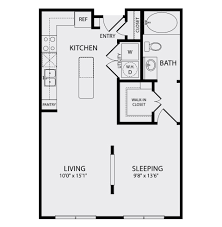
#> input picture Client/data/floorplans/placeholder5.png, 222 x 227 px, given in place of the camera
$ python backgroundRemoval.py
#> lines starting #> are read from the running program, lines starting #| are printed output that depends on the picture; after the words box and inside, x2 and y2 are one past the last pixel; in counts of white or black regions, pixels touching at a corner belong together
import cv2
import numpy as np
import easygui

#shows image and hold window open
def showImage(title, image, hold):
    cv2.imshow(title, image)

    if hold == 1:
        cv2.waitKey(0)
    else:
        return

# file = easygui.fileopenbox()
feed = cv2.VideoCapture(0)

#background = None
clahe = cv2.createCLAHE(clipLimit=2.0, tileGridSize=(5,5))
mog = cv2.bgsegm.createBackgroundSubtractorMOG()
mog2 = cv2.createBackgroundSubtractorMOG2()
gmg = cv2.bgsegm.createBackgroundSubtractorGMG()
structEl1 = cv2.getStructuringElement(cv2.MORPH_ELLIPSE, (3,3))
structEl2 = cv2.getStructuringElement(cv2.MORPH_RECT, (30,30))


while feed.isOpened():
    check, frame = feed.read()
#> frame is the input picture: shape (227, 222, 3); mean B, G, R 228.8, 227.7, 227.7

    if check:
        # [29 lines of commented-out code are left out]

        orig1 = frame.copy()
        orig2 = frame.copy()
        orig3 = frame.copy()

        # frame = cv2.cvtColor(frame, cv2.COLOR_BGR2GRAY)
        # frame = cv2.GaussianBlur(frame, (19, 19), 0)
        # # frame = clahe.apply(frame)

        mask1 = mog.apply(frame)
#> mask1: shape (227, 222); every value is 0
        mask2 = mog2.apply(frame)
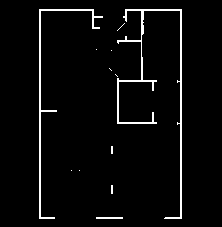
#> mask2: shape (227, 222); values 127 (black) and 255 (white), 3.6% white in thin lines or dots, all inside (x1, y1, x2, y2) = (39, 9, 182, 219)
        mask3 = gmg.apply(frame)

        mask1 = cv2.morphologyEx(mask1, cv2.MORPH_OPEN, structEl1)
        mask2 = cv2.morphologyEx(mask2, cv2.MORPH_OPEN, structEl1)
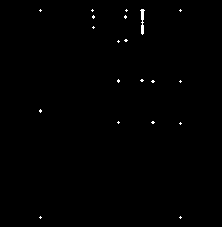
#> mask2: shape (227, 222); values 127 (black) and 255 (white), 0.38% white in thin lines or dots, all inside (x1, y1, x2, y2) = (39, 9, 182, 219)
        mask3 = cv2.morphologyEx(mask3, cv2.MORPH_OPEN, structEl1)

        mask1 = cv2.morphologyEx(mask1, cv2.MORPH_GRADIENT, structEl1)
        mask2 = cv2.morphologyEx(mask2, cv2.MORPH_GRADIENT, structEl1)
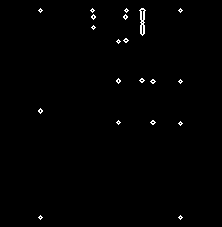
#> mask2: shape (227, 222); values 0 (black) and 128 (white), 0.72% white in thin lines or dots, all inside (x1, y1, x2, y2) = (38, 8, 183, 220)
        mask3 = cv2.morphologyEx(mask3, cv2.MORPH_GRADIENT, structEl1)

        mask1 = cv2.morphologyEx(mask1, cv2.MORPH_CLOSE, structEl2)
        mask2 = cv2.morphologyEx(mask2, cv2.MORPH_CLOSE, structEl2)
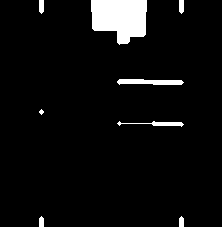
#> mask2: shape (227, 222); values 0 (black) and 128 (white), 5.3% white; 8 white regions (1 under 20 px)
        mask3 = cv2.morphologyEx(mask3, cv2.MORPH_CLOSE, structEl2)


        h, w, c = np.shape(orig1)
#> h = 227; w = 222; c = 3
        minArea = (h*w) * 0.0075
#> minArea = 378


        top = 5

        contours, _ = cv2.findContours(mask1, cv2.RETR_EXTERNAL, cv2.CHAIN_APPROX_SIMPLE)
#> contours = []
        contours = sorted(contours, key=cv2.contourArea)
        for contour in contours:
            if cv2.contourArea(contour) > minArea:
                print(cv2.contourArea(contour))
                x, y, w, h = cv2.boundingRect(contour)
                cv2.rectangle(orig1, (x,y), (x+w, y+h), (0,255,0), 2)

            top -= 1

            if top == 0:
                break
#> this loop made 0 passes
#> after the loop, top = 5


        contours, _ = cv2.findContours(mask2, cv2.RETR_EXTERNAL, cv2.CHAIN_APPROX_SIMPLE)
#> contours = 8 contours, 1 with area under 20; largest, box (x1, y1, x2, y2) and area: (91, 0, 147, 45) 1860, (117, 79, 184, 85) 250, (117, 121, 184, 127) 102, (179, 0, 184, 14) 48, (39, 0, 44, 14) 48, (179, 216, 184, 227) 36, (39, 216, 44, 227) 36
        contours = sorted(contours, key=cv2.contourArea)
        top = 5
        for contour in contours:
            if cv2.contourArea(contour) > minArea:
                x, y, w, h = cv2.boundingRect(contour)
                cv2.rectangle(orig2, (x,y), (x+w, y+h), (0,255,0), 2)

            top -= 1

            if top == 0:
                break
#> this loop made 5 passes
#> top on passes 1 to 5: 4, 3, 2, 1, 0
#> after the loop, top = 0

        contours, _ = cv2.findContours(mask3, cv2.RETR_EXTERNAL, cv2.CHAIN_APPROX_SIMPLE)
#> contours = []
        contours = sorted(contours, key=cv2.contourArea)
        top = 5
        for contour in contours:
            if cv2.contourArea(contour) > minArea:
                x, y, w, h = cv2.boundingRect(contour)
                cv2.rectangle(orig3, (x,y), (x+w, y+h), (0,255,0), 2)

            top -= 1

            if top == 0:
                break
#> after the loop, top = 5

        cv2.imshow("mogmask", mask1)
        cv2.imshow("mog2mask", mask2)
        cv2.imshow('gmgmask', mask3)
        cv2.imshow("mog", orig1)
        cv2.imshow("mog2", orig2)
        cv2.imshow('gmg', orig3)
        cv2.waitKey(1)
